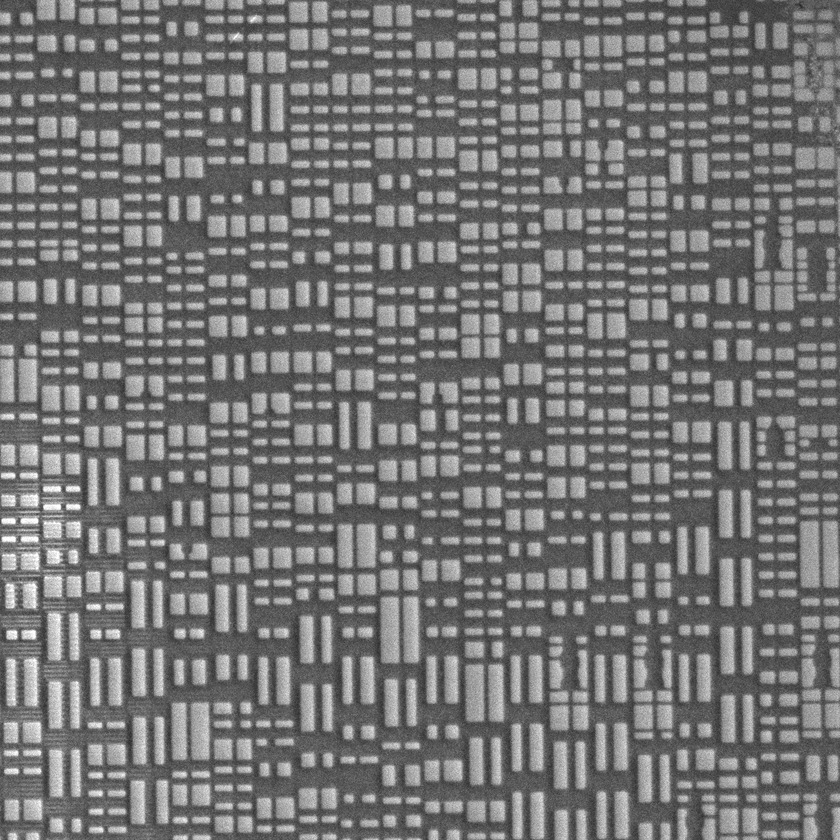
#> input picture images/4_D6.tif, 840 x 840 px, shrunk from 1024 x 1024 before the run
$ python -i utility.py   (imports and definitions only)
#> lines starting #> are read from the running program, lines starting #| are printed output that depends on the picture; after the words box and inside, x2 and y2 are one past the last pixel; in counts of white or black regions, pixels touching at a corner belong together
import cv2
import os
import copy
import math
import cv2
import numpy as np
import matplotlib.pyplot as plt


from sklearn.mixture import GaussianMixture as GMM


def pre_processing(path):
    img = read_input(path)
#> in read_input, img is the input picture: shape (840, 840, 3); min 34, max 255, mean 117.1
    img_denoised = denoised(img)
    img_bin, th = binarized(img_denoised)
    return img, img_denoised, img_bin, th

def denoised(img):
    denoised_img = cv2.fastNlMeansDenoising(img,None,30,7,30)
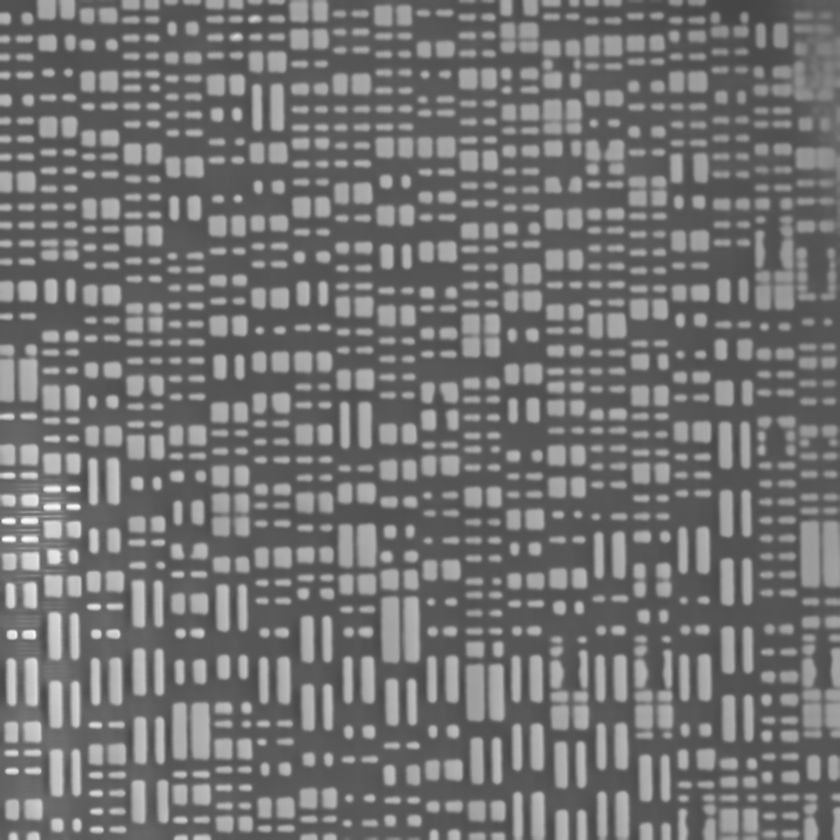
#> denoised_img: shape (840, 840); min 69, max 252, mean 114.6
#     cv2.imwrite(os.path.join(output_path, 'denoised.jpg'),denoised_img)
    return denoised_img

def binarized(img, threshold = -1):
#> called with threshold = -1
    th, img_th = cv2.threshold(img, 0, 255, cv2.THRESH_BINARY+cv2.THRESH_OTSU)
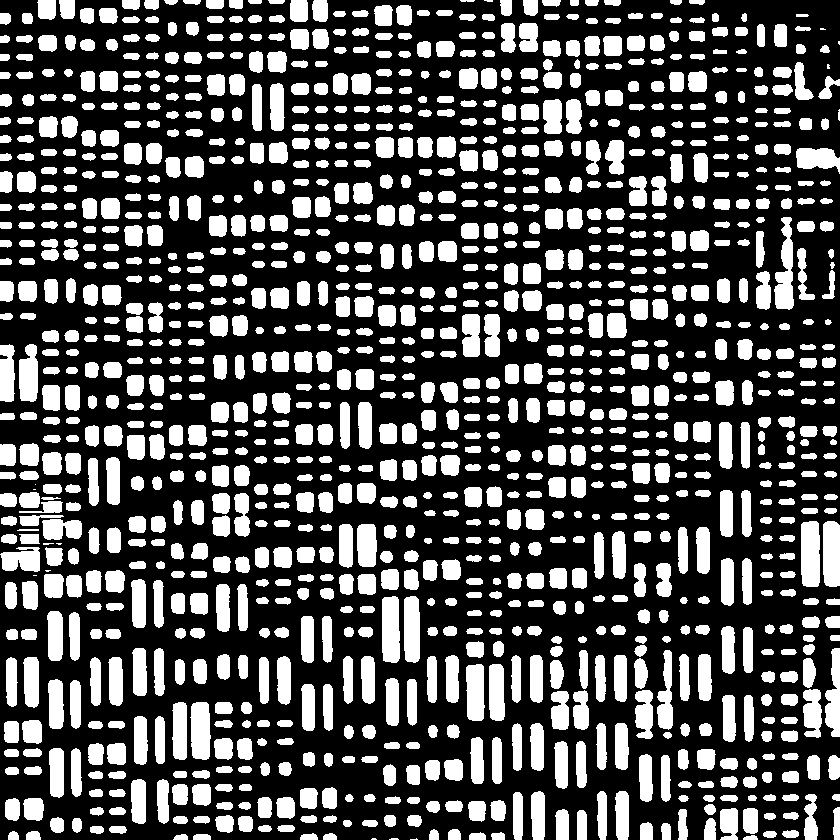
#> img_th: shape (840, 840); 32.3% white; 1227 white regions (13 under 20 px), largest, box (x1, y1, x2, y2) and area: (801, 521, 820, 587) 1199, (774, 217, 794, 310) 1138, (382, 596, 400, 663) 1124
#> th = 126
#     print(' OT threshold: ',th)
    #print('threshold using: ',th+10)
    th, img_th = cv2.threshold(img, th+11, 255 , cv2.THRESH_BINARY)
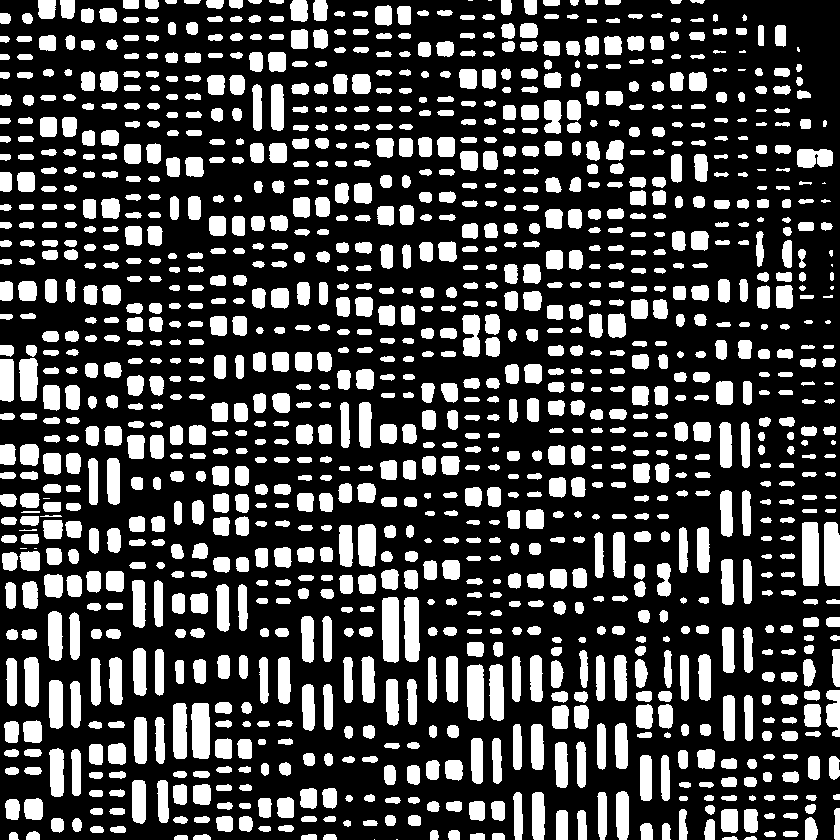
#> img_th: shape (840, 840); 27.7% white; 1255 white regions (15 under 20 px), largest, box (x1, y1, x2, y2) and area: (382, 597, 399, 663) 1066, (802, 522, 819, 586) 1063, (824, 522, 840, 586) 980
#> th = 137
    #cv2.imwrite(os.path.join(output_path,'binarized.jpg'),img_th)
    #print('threshold using: ',th)
    return img_th, th

def read_input(path):
    img = cv2.imread(path)
    img = img[:,:,0]
    return img

def detect_contour(binary_image):
    contours, _ = cv2.findContours(binary_image, cv2.RETR_EXTERNAL, cv2.CHAIN_APPROX_SIMPLE)
    return contours[0]

# [58 lines left out: functions sample_polygon_uniformly, path_length, simple_signal, calculate_similarity, not called in this run]

>>> result = pre_processing('../images/4_D6.tif')
